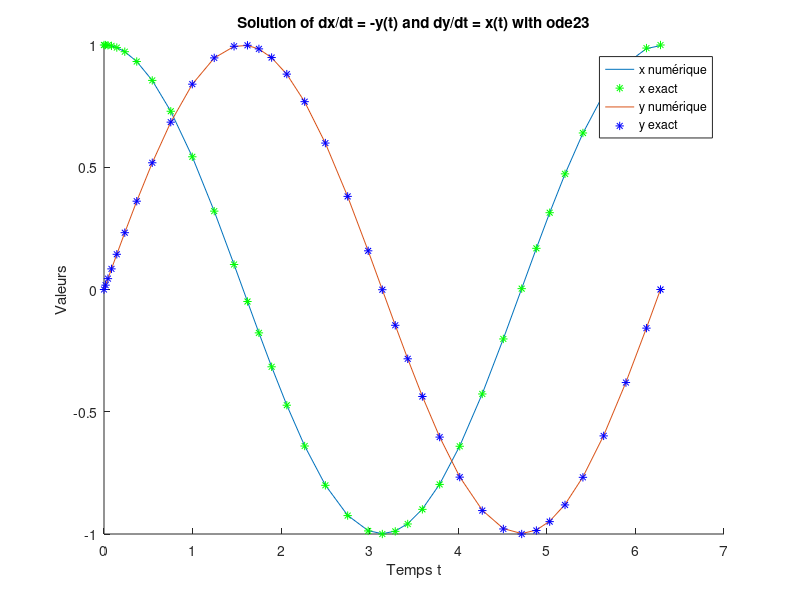
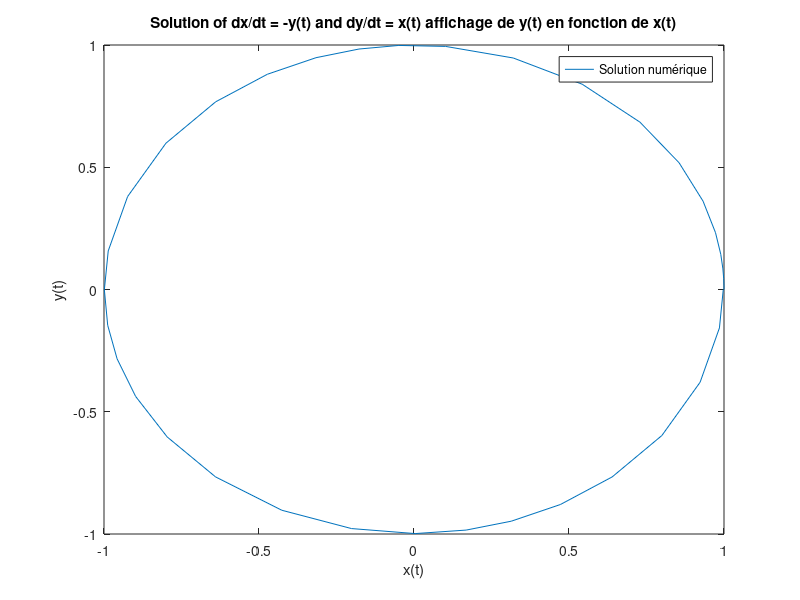
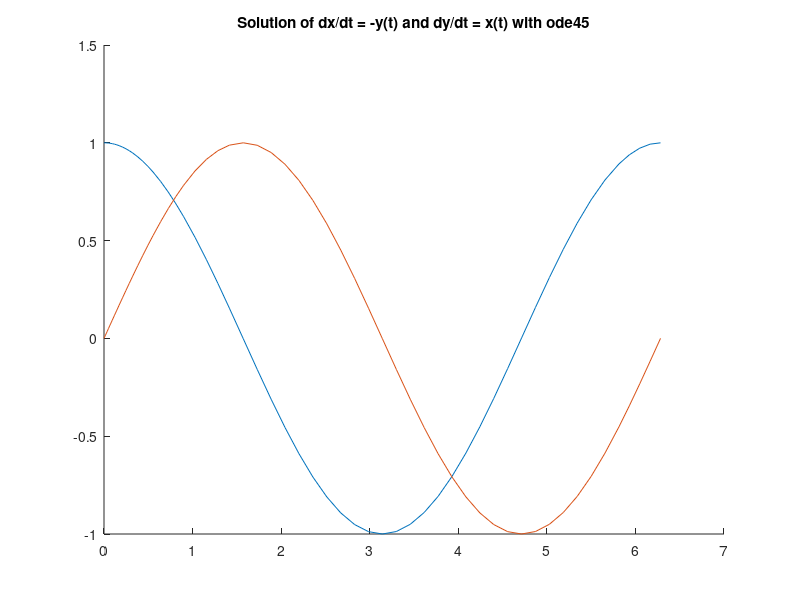

Recreate these plots in MATLAB, in order.
clear
close all
clc


% Système d'équations
odefun = @(t, z) [ ...
    -z(2);  % dx/dt = -y
     z(1)   % dy/dt = x
];

% Ceci définit une fonction anonyme 'odefun' qui prend en entrée :
% t : le temps
% z : un vecteur de variables [x; y]
% La fonction retourne un vecteur colonne contenant :
% dx/dt = -y = -z(2)
% dy/dt = x = z(1)
% Car z = [x(t);y(t)] et z(1) = x(t) et z(2) = y(t)

% conditions initiales
z0 = [1; 0]; % x(0)=1 et y(0)=0

% Time span (solution recherchée entre 0 et 5)
tspan = [0,2*pi];

% Solution avec ode23
[T_ode23, Z_ode23] = ode23(odefun, tspan, z0);

% EXPLICATION 
% ode23 est un solveur numérique pour EDO basé sur une méthode de 
% Runge-Kutta d'ordre 2/3.
% 
% Elle résout numériquement les équations définies dans 'odefun' sur 
% l'intervalle tspan avec la condition initiale z0.
% 
% La sortie :
% % T_ode23 : un vecteur des temps auxquels la solution a été calculée.
% 
% Z_ode23 : une matrice où chaque ligne est [x(t_i), y(t_i)] 
% correspondant aux temps dans T_ode23.



% solution avec ode45
[T_ode45, Z_ode45] = ode45(odefun, tspan, z0);

% Solutions exactes intuitives(cosinus et sinus)
x_exact = cos(T_ode23);
y_exact = sin(T_ode23);

% Affichage des résultats
figure;
hold on;
plot(T_ode23, Z_ode23(:,1));%Z_ode23(:,1) est la solution x(t)
plot(T_ode23, x_exact, 'g*');
plot(T_ode23, Z_ode23(:,2));%Z_ode23(:,2) est la solution y(t)
plot(T_ode23, y_exact, 'b*');
hold off;
xlabel('Temps t');
ylabel('Valeurs');
legend('x numérique', 'x exact', 'y numérique', 'y exact'); % <<< Légende ici
title('Solution of dx/dt = -y(t) and dy/dt = x(t) with ode23');

figure;
plot(Z_ode23(:,1),Z_ode23(:,2));
xlabel('x(t)');
ylabel('y(t)');
legend('Solution numérique');
title('Solution of dx/dt = -y(t) and dy/dt = x(t) affichage de y(t) en fonction de x(t)');

figure;
hold on;
plot(T_ode45, Z_ode45(:,1));%Z_ode45(:,1) est la solution x(t)
plot(T_ode45, Z_ode45(:,2));%Z_ode45(:,2) est la solution y(t)
hold off;
title('Solution of dx/dt = -y(t) and dy/dt = x(t) with ode45');


